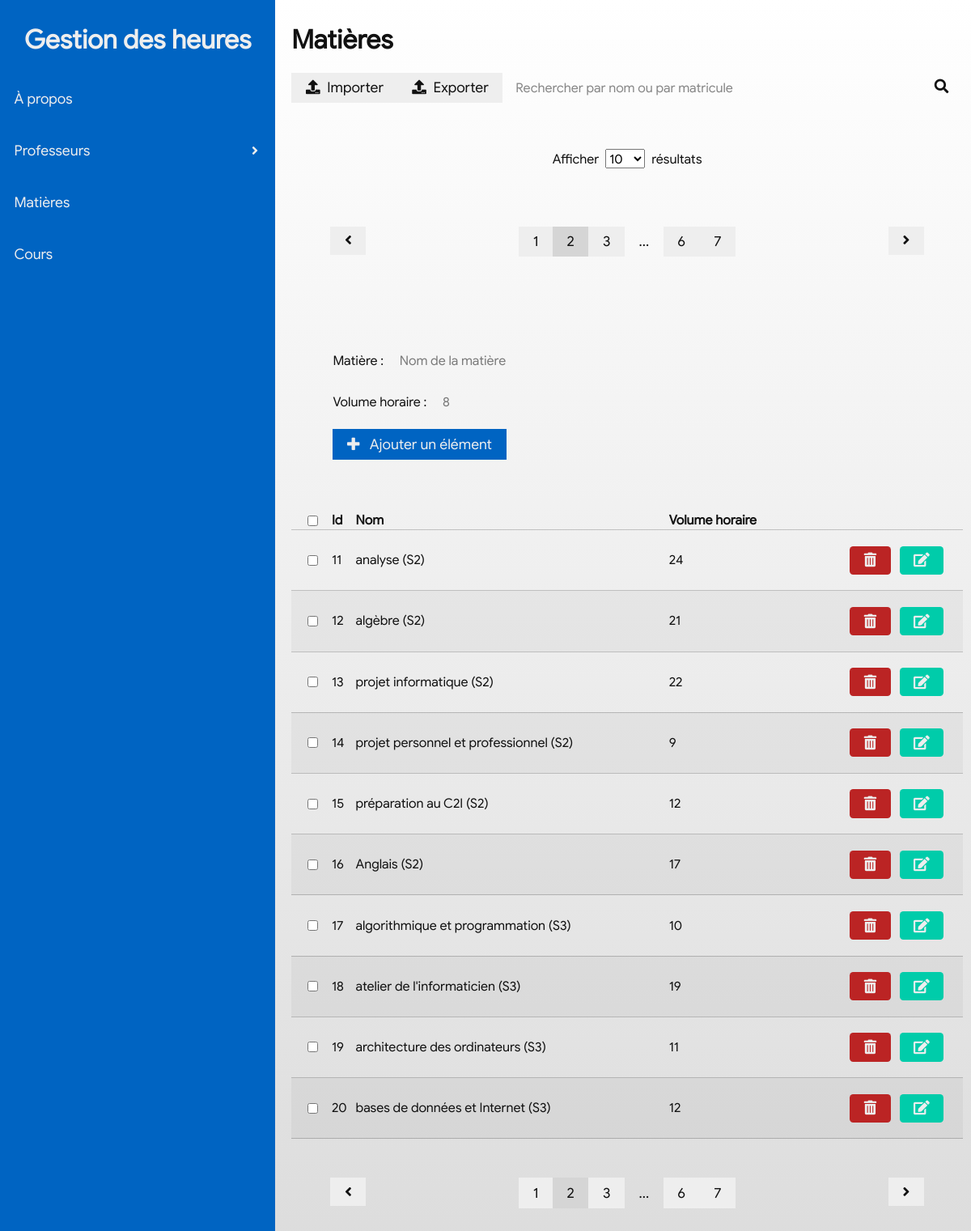
The app's page /subject?page=1&shown=10 with its own data.
### tables this page shows
CREATE TABLE subject(id INT AUTO_INCREMENT, name VARCHAR(255), hrs INT, PRIMARY KEY(id));

### index.php (called while the page is built)
<?php
    require_once "controller/includes/db.php";
    require_once "view/functions.php";
    include "view/main.php";

### controller/includes/db.php (called while the page is built, shortened)
<?php
class DB{
    var $_pdo;
    function __construct($dns, $user, $password){
        $this->_pdo = new PDO($dns, $user, $password);
    }
    function query($query){
        return $this->_pdo->query($query);
    }
    function getData($query){
        $response = $this->query($query);
        $output = array();
        while($data = $response->fetch()){
            $item = array();
            foreach($data as $key => $value){
                $item[$key] = $value;
            }
            $output[count($output)] = $item;
        }
        return $output;
    }
}
$DB = new DB('mysql:host=localhost;dbname=phpProject', 'ryan', '');

### view/functions.php (the view, shortened to what this page needs)
    </tr><?php
function printSubjects(){
    global $DB;
    global $resultsPerPage;
    global $currentPage;
    $offset = $currentPage * $resultsPerPage;
    $limit = $resultsPerPage;
    $data = $DB->getData("SELECT * FROM subject LIMIT $limit OFFSET $offset");
    foreach($data as $e){
    ?><tr>
        <td><input type="checkbox" /></td>
        <td class='id'><?php echo $e['id']; ?></td>
        <td class='name'><?php echo utf8_encode($e['name']); ?></td>
        <td class='hrs'><?php echo $e['hrs']; ?></td>
        <td class="controls">
            <a class="btn btn-tertiary btn-rounded" href='/controller/delete.php?table=subject&id=<?php echo $e['id']; ?>'><i class="fas fa-trash-alt"></i></a>
            <button class="btn btn-quaternary btn-rounded edit"><i class="fas fa-edit"></i></button></td>
    </tr><?php
    }
}
function resultsPerPage(){
    $items = array(10, 25, 50, 100);
    $shown = isset($_GET['shown'])?$_GET['shown']:$items[0];
    $resultsPerPage = $shown;
    echo "<p><span>Afficher</span><select class='resultsperpage'>";
    foreach($items as $e){
        $attr = ($e == $shown)?'selected':'';
        echo "<option $attr>$e</option>";
    }
    echo "</select><span>résultats</span></p>";
}
function pagination($table){
    global $DB;
    global $resultsPerPage;
    $data = $DB->getData("SELECT COUNT(*) as len FROM $table");
    $len = $data[0][0];
    $pages = ($len / $resultsPerPage);
    $currentPage = isset($_GET['page'])?$_GET['page']:0;
    $dotted = false;
    echo '<div class="previous">';
    if($currentPage > 0)
        echo '<a class="btn btn-secondary" href="?page='.($currentPage-1).'&shown='.$resultsPerPage.'"><i class="fas fa-angle-left"></i></a>';
    echo '</div>';
    echo '<div class="pages">';
    for($i = 0; $i < $pages; $i++){
        $p = $i+1;
        if(abs($i - $currentPage) < 2){
            if($i == $currentPage){
                echo "<span class='btn btn-secondary active'>$p</span>";
            }else{
                echo "<a class='btn btn-secondary' href='?page=$i&shown=$resultsPerPage'>$p</a>";
            }
        }else if($i < 3){
            echo "<a class='btn btn-secondary' href='?page=$i&shown=$resultsPerPage'>$p</a>";
        }else if($i+2 >= $pages){
            echo "<a class='btn btn-secondary' href='?page=$i&shown=$resultsPerPage'>$p</a>";
        }else{
            if($dotted) continue;
            echo "<span class='btn btn-secondary btn-disabled'>...</span>";
            $dotted = true;
            continue;
        }
        $dotted = false;
    }
    echo '</div>';
    echo '<div class="next">';
    if($currentPage+1 < $pages)
        echo '<a class="btn btn-secondary" href="?page='.($currentPage+1).'&shown='.$resultsPerPage.'"><i class="fas fa-angle-right"></i></a>';
    echo '</div>';}

### view/css/main.css (style rules this page uses)
html { box-sizing: border-box; }
*, *:before, *:after { box-sizing: inherit; }
html { font-family: Arial; }
.btn { padding: 0.5em 1em; border: none; background: none; font-size: 1.1em; }
.btn:active, .btn.active { outline: none; }
.btn.btn-secondary { background: #ccc; }
.btn.btn-rounded { border-radius: .25em; }
a.btn { display: inline-block; text-decoration: none; color: inherit; }
.btn, .control, .searchbar { transition: color 0.3s ease 0s, background 0.3s ease 0s; }
.controls { padding-top: 1em; padding-bottom: 1em; }
.background-light { background: #eee; color: #111; }
.btn.btn-secondary { background: #eee; color: #111; }
.btn.btn-secondary:hover, .btn.btn-secondary:active, .btn.btn-secondary.active { background: #d5d5d5; }
.btn.btn-tertiary { background: #bb2424; color: #eee; }
.btn.btn-quaternary { background: #00ccaa; color: #eee; }
html { font-family: 'Google Sans', 'Helvetica Neue', Arial !important; }
* { box-sizing: border-box !important; }
body { margin: 0; }
@media (min-width: 728px) { body { display: grid; grid-template-columns: max-content auto; } }
table tr { border-bottom: 1px solid rgba(0, 0, 0, 0.2); }
table tr:nth-of-type(2n) { background: rgba(0, 0, 0, 0.04); }
table tr > td:first-child { padding-left: 20px; }
table tr > td:last-child { padding-right: 20px; }
table td.controls { text-align: right; }
table td.controls .btn { margin: 0.2em; }
.row-count select { margin: 0.5em; display: inline-block; }
.pagination .pages { display: flex; justify-content: center; }

### view/css/ext.css (style rules this page uses)
.btn-disabled { background: unset!important; }

### records on screen
subject: id "11", name "analyse (S2)", hrs "24"
subject: id "12", name "algèbre (S2)", hrs "21"
subject: id "13", name "projet informatique (S2)", hrs "22"
subject: id "14", name "projet personnel et professionnel (S2)", hrs "9"
subject: id "15", name "préparation au C2I (S2)", hrs "12"
subject: id "16", name "Anglais (S2)", hrs "17"
subject: id "17", name "algorithmique et programmation (S3)", hrs "10"
subject: id "18", name "atelier de l'informaticien (S3)", hrs "19"
subject: id "19", name "architecture des ordinateurs (S3)", hrs "11"
subject: id "20", name "bases de données et Internet (S3)", hrs "12"

### other values on screen
$p "1"
$p "2"
$p "3"
$p "6"
$p "7"
form field value "10"
